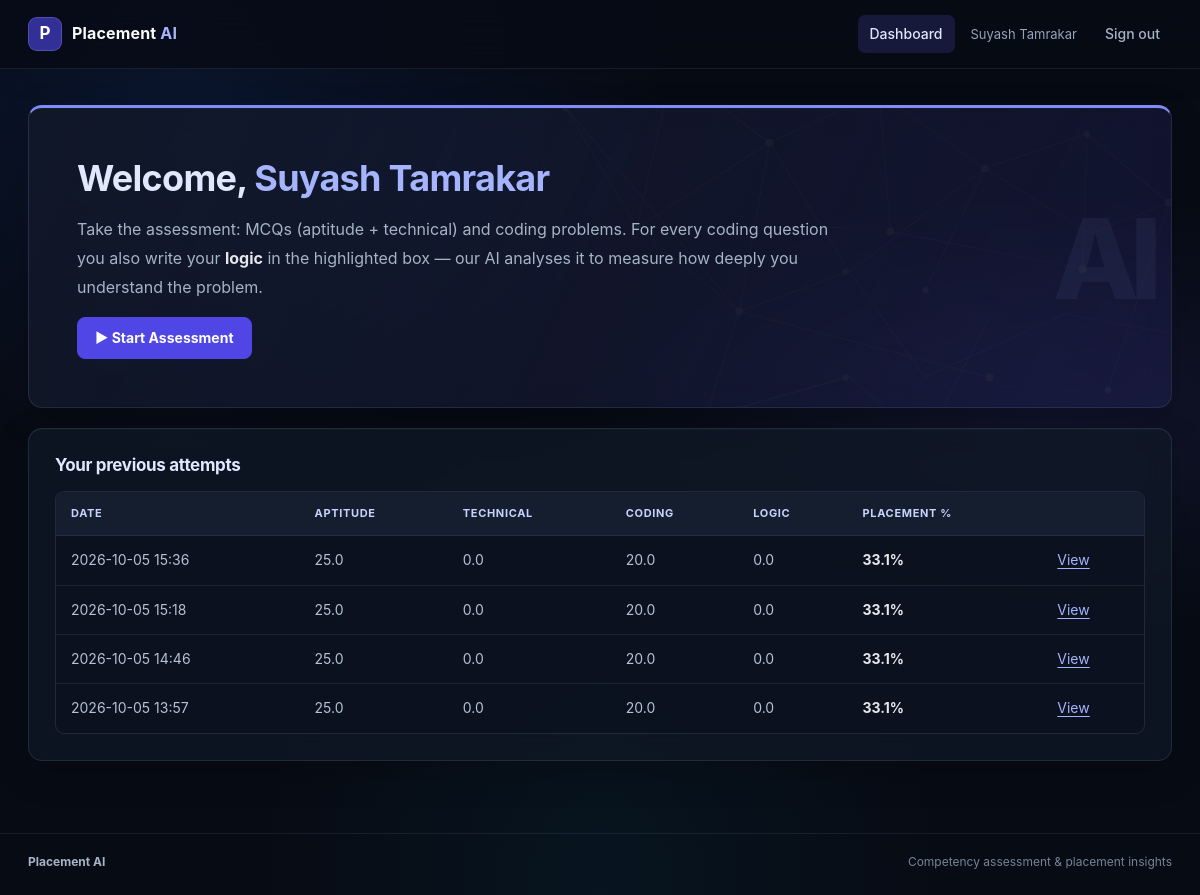
Before: /dashboard (signed in) with the older database file.
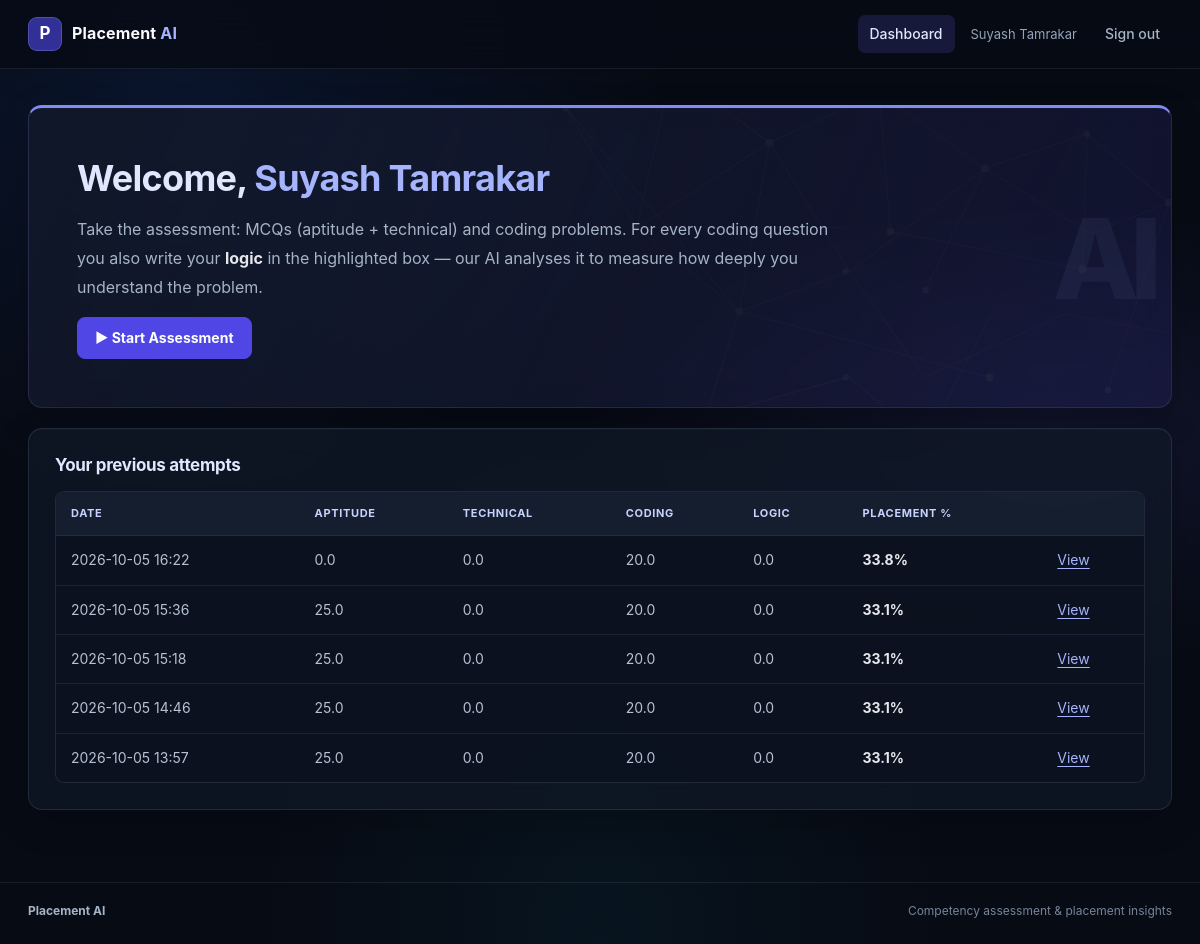
After: the same page with the newer database file.
### tables this page shows
CREATE TABLE attempts(
        id INTEGER PRIMARY KEY AUTOINCREMENT, user_id INTEGER NOT NULL,
        created TIMESTAMP DEFAULT CURRENT_TIMESTAMP,
        aptitude REAL, technical REAL, coding REAL, logic REAL,
        probability REAL, label TEXT, details TEXT);

### app.py (the view)
@app.route("/dashboard")
@login_required
def dashboard():
    rows = get_db().execute("SELECT * FROM attempts WHERE user_id=? ORDER BY id DESC", (session["uid"],)).fetchall()
    return render_template("dashboard.html", attempts=rows)

### app.py (called while the page is built)
def login_required(f):
    @wraps(f)
    def wrapper(*a, **k):
        if "uid" not in session:
            return redirect(url_for("login"))
        return f(*a, **k)
    return wrapper

### database.py (called while the page is built)
def get_db():
    conn = sqlite3.connect(DB)
    conn.row_factory = sqlite3.Row
    return conn

### templates/dashboard.html (shortened to what this page needs)
{% extends "base.html" %}{% block content %}
<div class="card hero ai-visual hero-ai-watermark hero-dashboard" data-watermark="AI"><h1>Welcome, <span class="accent">{{ session.name }}</span></h1>
<p class="lead">Take the assessment: MCQs (aptitude + technical) and coding problems. For every coding question you also
write your <b>logic</b> in the highlighted box — our AI analyses it to measure how deeply you understand the problem.</p>
<a class="btn" id="start-assessment" href="{{ url_for('test') }}" data-car-image="{{ url_for('static', filename='car.svg') }}">▶ Start Assessment</a></div>
<div class="card"><h3>Your previous attempts</h3>
{% if attempts %}<div class="table-wrap"><table><tr><th>Date</th><th>Aptitude</th><th>Technical</th><th>Coding</th><th>Logic</th><th>Placement %</th><th></th></tr>
{% for a in attempts %}<tr><td>{{ a.created[:16] }}</td><td>{{ a.aptitude|round(0) }}</td><td>{{ a.technical|round(0) }}</td>
<td>{{ a.coding|round(0) }}</td><td>{{ a.logic|round(0) }}</td><td><b>{{ a.probability }}%</b></td>
<td><a href="{{ url_for('result', aid=a.id) }}">View</a></td></tr>{% endfor %}</table></div>
{% else %}<p>No attempts yet.</p>{% endif %}</div>
{% endblock %}

Changed rows visible on the page:
added attempts: created "2026-10-05 16:22", aptitude "0.0", technical "0.0", coding "20.0", logic "0.0", probability "33.8"
